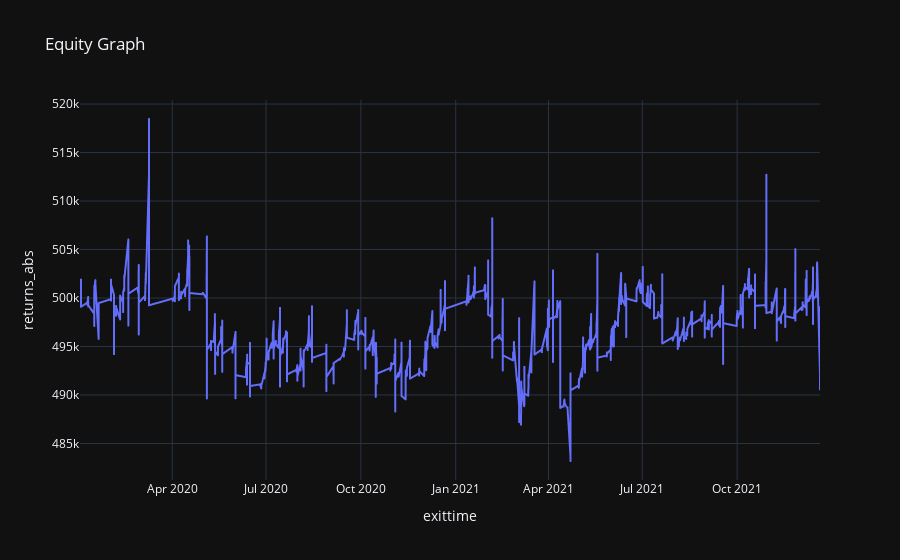

The code cell stored with this chart in its notebook:
### Code cell
filename = 'IronCondorBaseNonBackfilled'
res_pos1 = backtesting_final_per_pos('', Orders.sort_values(by='exittime').reset_index(drop=True),1,'No', filename,500000)

### Figure 1 — Plotly figure (JSON) as saved in the notebook; plotly's stock layout.template omitted (floating-point values rounded to 4 significant figures; data arrays with more than 128 entries replaced by an {"elided": "..."} marker saying what was removed)
{"data": [{"hovertemplate": "exittime=%{x}<br>returns_abs=%{y}<extra></extra>", "legendgroup": "", "line": {"color": "#636efa", "dash": "solid"}, "marker": {"symbol": "circle"}, "mode": "lines", "name": "", "showlegend": false, "type": "scattergl", "x": {"elided": "1290 str values"}, "xaxis": "x", "y": {"elided": "1290 float values"}, "yaxis": "y"}], "layout": {"legend": {"tracegroupgap": 0}, "title": {"text": "Equity Graph"}, "xaxis": {"anchor": "y", "domain": [0, 1], "title": {"text": "exittime"}}, "yaxis": {"anchor": "x", "domain": [0, 1], "title": {"text": "returns_abs"}}}}
